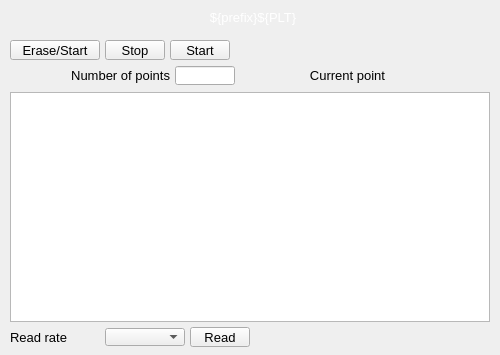
<?xml version="1.0" ?>
<ui version="4.0">
  <class>Dialog</class>
  <widget class="QWidget" name="screen">
    <property name="geometry">
      <rect>
        <x>647</x>
        <y>505</y>
        <width>500</width>
        <height>355</height>
      </rect>
    </property>
    <property name="styleSheet">
      <string notr="true">QWidget#screen {
  color: rgb(0, 0, 0);
  background-color: rgb(187, 187, 187);
  }</string>
    </property>
    <property name="windowTitle">
      <string>NDTimeSeries</string>
    </property>
    <widget class="PyDMWaveformPlot" name="cartesian_plot">
      <property name="geometry">
        <rect>
          <x>10</x>
          <y>92</y>
          <width>480</width>
          <height>230</height>
        </rect>
      </property>
      <property name="toolTip">
        <string>cartesian_plot</string>
      </property>
      <property name="title" stdset="0">
        <string>$(P)$(R)$(PLT)</string>
      </property>
      <property name="xLabels">
        <stringlist>
          <string>Time point</string>
        </stringlist>
      </property>
      <property name="yLabels">
        <stringlist>
          <string>Value</string>
        </stringlist>
      </property>
      <property name="curves" stdset="0">
        <stringlist>
          <string>{&quot;name&quot;: &quot;curve 1&quot;, &quot;y_channel&quot;: &quot;ca://${prefix}${PLT}&quot;, &quot;color&quot;: &quot;#4b6ec7&quot;, &quot;lineStyle&quot;: 1, &quot;lineWidth&quot;: 1, &quot;symbolSize&quot;: 10, &quot;redraw_mode&quot;: 2, &quot;block_size&quot;: 1200, &quot;x_channel&quot;: null}</string>
        </stringlist>
      </property>
      <property name="axisColor" stdset="0">
        <color>
          <red>0</red>
          <green>0</green>
          <blue>0</blue>
        </color>
      </property>
      <property name="backgroundColor" stdset="0">
        <color>
          <red>218</red>
          <green>218</green>
          <blue>218</blue>
        </color>
      </property>
    </widget>
    <widget class="PyDMFrame" name="composite">
      <property name="geometry">
        <rect>
          <x>255</x>
          <y>65</y>
          <width>225</width>
          <height>20</height>
        </rect>
      </property>
      <widget class="QLabel" name="text">
        <property name="geometry">
          <rect>
            <x>0</x>
            <y>0</y>
            <width>130</width>
            <height>20</height>
          </rect>
        </property>
        <property name="text">
          <string>Current point</string>
        </property>
        <property name="font" stdset="0">
          <font>
            <pointsize>10</pointsize>
          </font>
        </property>
        <property name="brush" stdset="0">
          <brush brushstyle="SolidPattern">
            <color alpha="255">
              <red>0</red>
              <green>0</green>
              <blue>0</blue>
            </color>
          </brush>
        </property>
        <property name="toolTip">
          <string>text</string>
        </property>
        <property name="alignment">
          <set>Qt::AlignRight|Qt::AlignTrailing|Qt::AlignVCenter</set>
        </property>
        <property name="styleSheet">
          <string notr="true">QLabel#text {
  color: rgb(0, 0, 0);
  }</string>
        </property>
      </widget>
      <widget class="PyDMLabel" name="text_update">
        <property name="geometry">
          <rect>
            <x>135</x>
            <y>1</y>
            <width>90</width>
            <height>18</height>
          </rect>
        </property>
        <property name="toolTip">
          <string>PV: ${prefix}TSCurrentPoint</string>
        </property>
        <property name="channel" stdset="0">
          <string>ca://${prefix}TSCurrentPoint</string>
        </property>
        <property name="font" stdset="0">
          <font>
            <pointsize>10</pointsize>
          </font>
        </property>
        <property name="alignment">
          <set>Qt::AlignLeading|Qt::AlignLeft|Qt::AlignVCenter</set>
        </property>
        <property name="textInteractionFlags">
          <set>Qt::TextSelectableByKeyboard|Qt::TextSelectableByMouse</set>
        </property>
        <property name="styleSheet">
          <string notr="true">PyDMLabel#text_update {
  color: rgb(10, 0, 184);
  background-color: rgb(187, 187, 187);
  }</string>
        </property>
      </widget>
    </widget>
    <widget class="PyDMFrame" name="composite_1">
      <property name="geometry">
        <rect>
          <x>10</x>
          <y>327</y>
          <width>240</width>
          <height>20</height>
        </rect>
      </property>
      <widget class="PyDMEnumComboBox" name="menu">
        <property name="geometry">
          <rect>
            <x>95</x>
            <y>1</y>
            <width>80</width>
            <height>18</height>
          </rect>
        </property>
        <property name="toolTip">
          <string>${prefix}TSRead.SCAN</string>
        </property>
        <property name="channel" stdset="0">
          <string>ca://${prefix}TSRead.SCAN</string>
        </property>
        <property name="font" stdset="0">
          <font>
            <pointsize>10</pointsize>
          </font>
        </property>
        <property name="styleSheet">
          <string notr="true">PyDMEnumComboBox#menu {
  color: rgb(0, 0, 0);
  background-color: rgb(115, 223, 255);
  }</string>
        </property>
      </widget>
      <widget class="PyDMPushButton" name="message_button">
        <property name="geometry">
          <rect>
            <x>180</x>
            <y>0</y>
            <width>60</width>
            <height>20</height>
          </rect>
        </property>
        <property name="text">
          <string>Read</string>
        </property>
        <property name="font" stdset="0">
          <font>
            <pointsize>10</pointsize>
          </font>
        </property>
        <property name="toolTip">
          <string>${prefix}TSControl</string>
        </property>
        <property name="channel" stdset="0">
          <string>ca://${prefix}TSControl</string>
        </property>
        <property name="pressValue" stdset="0">
          <string>3</string>
        </property>
        <property name="styleSheet">
          <string notr="true">PyDMPushButton#message_button {
  color: rgb(0, 0, 0);
  background-color: rgb(115, 223, 255);
  }</string>
        </property>
      </widget>
      <widget class="QLabel" name="text_1">
        <property name="geometry">
          <rect>
            <x>0</x>
            <y>0</y>
            <width>90</width>
            <height>20</height>
          </rect>
        </property>
        <property name="text">
          <string>Read rate</string>
        </property>
        <property name="font" stdset="0">
          <font>
            <pointsize>10</pointsize>
          </font>
        </property>
        <property name="brush" stdset="0">
          <brush brushstyle="SolidPattern">
            <color alpha="255">
              <red>0</red>
              <green>0</green>
              <blue>0</blue>
            </color>
          </brush>
        </property>
        <property name="toolTip">
          <string>text_1</string>
        </property>
        <property name="alignment">
          <set>Qt::AlignLeading|Qt::AlignLeft|Qt::AlignVCenter</set>
        </property>
        <property name="styleSheet">
          <string notr="true">QLabel#text_1 {
  color: rgb(0, 0, 0);
  }</string>
        </property>
      </widget>
    </widget>
    <widget class="PyDMFrame" name="composite_2">
      <property name="geometry">
        <rect>
          <x>10</x>
          <y>40</y>
          <width>315</width>
          <height>20</height>
        </rect>
      </property>
      <widget class="PyDMPushButton" name="message_button_1">
        <property name="geometry">
          <rect>
            <x>0</x>
            <y>0</y>
            <width>90</width>
            <height>20</height>
          </rect>
        </property>
        <property name="text">
          <string>Erase/Start</string>
        </property>
        <property name="font" stdset="0">
          <font>
            <pointsize>10</pointsize>
          </font>
        </property>
        <property name="toolTip">
          <string>${prefix}TSControl</string>
        </property>
        <property name="channel" stdset="0">
          <string>ca://${prefix}TSControl</string>
        </property>
        <property name="pressValue" stdset="0">
          <string>0</string>
        </property>
        <property name="styleSheet">
          <string notr="true">PyDMPushButton#message_button_1 {
  color: rgb(0, 0, 0);
  background-color: rgb(115, 223, 255);
  }</string>
        </property>
      </widget>
      <widget class="PyDMPushButton" name="message_button_2">
        <property name="geometry">
          <rect>
            <x>95</x>
            <y>0</y>
            <width>60</width>
            <height>20</height>
          </rect>
        </property>
        <property name="text">
          <string>Stop</string>
        </property>
        <property name="font" stdset="0">
          <font>
            <pointsize>10</pointsize>
          </font>
        </property>
        <property name="toolTip">
          <string>${prefix}TSControl</string>
        </property>
        <property name="channel" stdset="0">
          <string>ca://${prefix}TSControl</string>
        </property>
        <property name="pressValue" stdset="0">
          <string>2</string>
        </property>
        <property name="styleSheet">
          <string notr="true">PyDMPushButton#message_button_2 {
  color: rgb(0, 0, 0);
  background-color: rgb(115, 223, 255);
  }</string>
        </property>
      </widget>
      <widget class="PyDMPushButton" name="message_button_3">
        <property name="geometry">
          <rect>
            <x>160</x>
            <y>0</y>
            <width>60</width>
            <height>20</height>
          </rect>
        </property>
        <property name="text">
          <string>Start</string>
        </property>
        <property name="font" stdset="0">
          <font>
            <pointsize>10</pointsize>
          </font>
        </property>
        <property name="toolTip">
          <string>${prefix}TSControl</string>
        </property>
        <property name="channel" stdset="0">
          <string>ca://${prefix}TSControl</string>
        </property>
        <property name="pressValue" stdset="0">
          <string>1</string>
        </property>
        <property name="styleSheet">
          <string notr="true">PyDMPushButton#message_button_3 {
  color: rgb(0, 0, 0);
  background-color: rgb(115, 223, 255);
  }</string>
        </property>
      </widget>
      <widget class="PyDMLabel" name="text_update_1">
        <property name="geometry">
          <rect>
            <x>225</x>
            <y>1</y>
            <width>90</width>
            <height>18</height>
          </rect>
        </property>
        <property name="toolTip">
          <string>PV: ${prefix}TSAcquiring</string>
        </property>
        <property name="channel" stdset="0">
          <string>ca://${prefix}TSAcquiring</string>
        </property>
        <property name="font" stdset="0">
          <font>
            <pointsize>10</pointsize>
          </font>
        </property>
        <property name="alignment">
          <set>Qt::AlignLeading|Qt::AlignLeft|Qt::AlignVCenter</set>
        </property>
        <property name="textInteractionFlags">
          <set>Qt::TextSelectableByKeyboard|Qt::TextSelectableByMouse</set>
        </property>
        <property name="styleSheet">
          <string notr="true">PyDMLabel#text_update_1 {
  color: rgb(10, 0, 184);
  background-color: rgb(70, 70, 70);
  }</string>
        </property>
      </widget>
    </widget>
    <widget class="PyDMFrame" name="composite_3">
      <property name="geometry">
        <rect>
          <x>10</x>
          <y>65</y>
          <width>225</width>
          <height>20</height>
        </rect>
      </property>
      <widget class="PyDMLineEdit" name="text_entry">
        <property name="geometry">
          <rect>
            <x>165</x>
            <y>1</y>
            <width>60</width>
            <height>19</height>
          </rect>
        </property>
        <property name="channel" stdset="0">
          <string>ca://${prefix}TSNumPoints</string>
        </property>
        <property name="toolTip">
          <string>${prefix}TSNumPoints</string>
        </property>
        <property name="font" stdset="0">
          <font>
            <pointsize>10</pointsize>
          </font>
        </property>
        <property name="styleSheet">
          <string notr="true">PyDMLineEdit#text_entry {
  color: rgb(0, 0, 0);
  background-color: rgb(115, 223, 255);
  border: 1px solid black;
  margin: 0px;
  padding: 0px;
  spacing: 0px;
  }</string>
        </property>
      </widget>
      <widget class="QLabel" name="text_2">
        <property name="geometry">
          <rect>
            <x>0</x>
            <y>0</y>
            <width>160</width>
            <height>20</height>
          </rect>
        </property>
        <property name="text">
          <string>Number of points</string>
        </property>
        <property name="font" stdset="0">
          <font>
            <pointsize>10</pointsize>
          </font>
        </property>
        <property name="brush" stdset="0">
          <brush brushstyle="SolidPattern">
            <color alpha="255">
              <red>0</red>
              <green>0</green>
              <blue>0</blue>
            </color>
          </brush>
        </property>
        <property name="toolTip">
          <string>text_2</string>
        </property>
        <property name="alignment">
          <set>Qt::AlignRight|Qt::AlignTrailing|Qt::AlignVCenter</set>
        </property>
        <property name="styleSheet">
          <string notr="true">QLabel#text_2 {
  color: rgb(0, 0, 0);
  }</string>
        </property>
      </widget>
    </widget>
    <widget class="PyDMFrame" name="composite_4">
      <property name="geometry">
        <rect>
          <x>25</x>
          <y>5</y>
          <width>450</width>
          <height>25</height>
        </rect>
      </property>
      <widget class="PyDMDrawingRectangle" name="rectangle">
        <property name="geometry">
          <rect>
            <x>0</x>
            <y>0</y>
            <width>450</width>
            <height>25</height>
          </rect>
        </property>
        <property name="brush" stdset="0">
          <brush brushstyle="SolidPattern">
            <color alpha="255">
              <red>10</red>
              <green>0</green>
              <blue>184</blue>
            </color>
          </brush>
        </property>
        <property name="penStyle" stdset="0">
          <enum>Qt::SolidLine</enum>
        </property>
        <property name="penColor" stdset="0">
          <color>
            <red>10</red>
            <green>0</green>
            <blue>184</blue>
          </color>
        </property>
        <property name="penWidth" stdset="0">
          <double>0</double>
        </property>
        <property name="penCapStyle" stdset="0">
          <enum>Qt::FlatCap</enum>
        </property>
        <property name="toolTip">
          <string>rectangle</string>
        </property>
      </widget>
      <widget class="QLabel" name="text_3">
        <property name="geometry">
          <rect>
            <x>180</x>
            <y>0</y>
            <width>96</width>
            <height>25</height>
          </rect>
        </property>
        <property name="text">
          <string>${prefix}${PLT}</string>
        </property>
        <property name="font" stdset="0">
          <font>
            <pointsize>10</pointsize>
          </font>
        </property>
        <property name="brush" stdset="0">
          <brush brushstyle="SolidPattern">
            <color alpha="255">
              <red>255</red>
              <green>255</green>
              <blue>255</blue>
            </color>
          </brush>
        </property>
        <property name="toolTip">
          <string>text_3</string>
        </property>
        <property name="alignment">
          <set>Qt::AlignCenter</set>
        </property>
        <property name="styleSheet">
          <string notr="true">QLabel#text_3 {
  color: rgb(255, 255, 255);
  }</string>
        </property>
      </widget>
    </widget>
  </widget>
  <customwidgets>
    <customwidget>
      <class>PyDMWaveformPlot</class>
      <extends>QGraphicsView</extends>
      <header>pydm.widgets.waveformplot</header>
    </customwidget>
    <customwidget>
      <class>PyDMFrame</class>
      <extends>QFrame</extends>
      <header>pydm.widgets.frame</header>
    </customwidget>
    <customwidget>
      <class>PyDMLabel</class>
      <extends>QLabel</extends>
      <header>pydm.widgets.label</header>
    </customwidget>
    <customwidget>
      <class>PyDMEnumComboBox</class>
      <extends>QComboBox</extends>
      <header>pydm.widgets.enum_combo_box</header>
    </customwidget>
    <customwidget>
      <class>PyDMPushButton</class>
      <extends>QPushButton</extends>
      <header>pydm.widgets.pushbutton</header>
    </customwidget>
    <customwidget>
      <class>PyDMLineEdit</class>
      <extends>QLineEdit</extends>
      <header>pydm.widgets.line_edit</header>
    </customwidget>
    <customwidget>
      <class>PyDMDrawingRectangle</class>
      <extends>QWidget</extends>
      <header>pydm.widgets.drawing</header>
    </customwidget>
  </customwidgets>
</ui>
